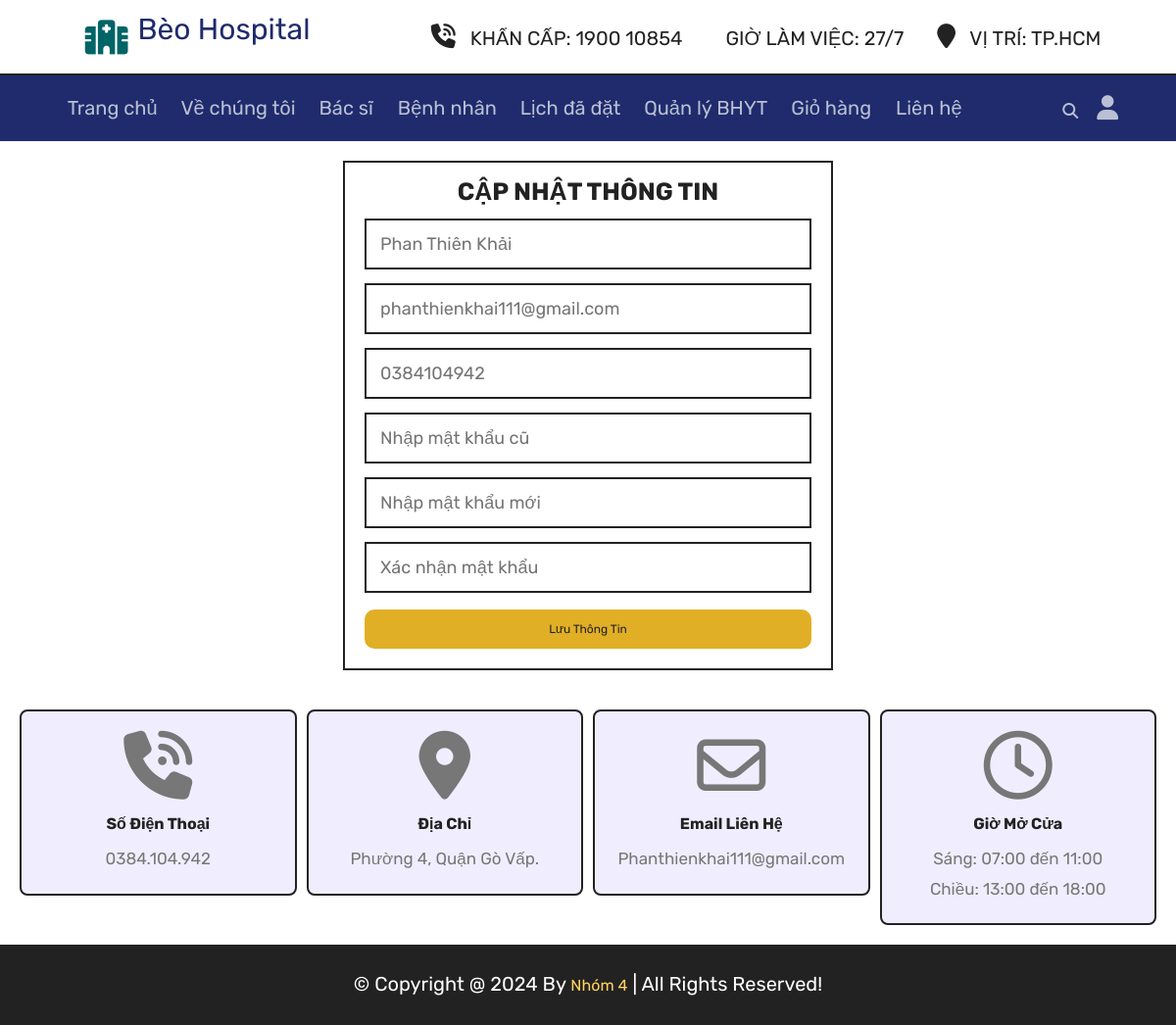
The app's page /update_profile.php (signed in) with its own data.
### tables this page shows
CREATE TABLE `users` (
  `id` int(100) NOT NULL,
  `name` varchar(20) NOT NULL,
  `email` varchar(50) NOT NULL,
  `number` varchar(10) NOT NULL,
  `password` varchar(50) NOT NULL,
  `address` varchar(500) NOT NULL
);

### update_profile.php (the view, shortened to what this page needs)
<?php
include 'components/connect.php';
?>
<!DOCTYPE html>
<html lang="en">
<head>
   <link rel="stylesheet" href="https://cdnjs.cloudflare.com/ajax/libs/font-awesome/6.1.1/css/all.min.css">
   <link rel="stylesheet" href="css/style.css">
</head>
<body>
   <?php include 'components/user_header.php'; ?>
   <section class="form-container update-form">
      <form action="" method="post">
         <h3>Cập nhật thông tin</h3>
         <input type="text" name="name" placeholder="<?= $fetch_profile['name']; ?>" class="box" maxlength="50">
         <input type="email" name="email" placeholder="<?= $fetch_profile['email']; ?>" class="box" maxlength="50" oninput="this.value = this.value.replace(/\s/g, '')">
         <input type="number" name="number" placeholder="<?= $fetch_profile['number']; ?>"" class=" box" min="0" max="9999999999" maxlength="10">
         <input type="password" name="old_pass" placeholder="Nhập mật khẩu cũ" class="box" maxlength="50" oninput="this.value = this.value.replace(/\s/g, '')">
         <input type="password" name="new_pass" placeholder="Nhập mật khẩu mới" class="box" maxlength="50" oninput="this.value = this.value.replace(/\s/g, '')">
         <input type="password" name="confirm_pass" placeholder="Xác nhận mật khẩu" class="box" maxlength="50" oninput="this.value = this.value.replace(/\s/g, '')">
         <input type="submit" value="Lưu thông tin" name="submit" class="btn">
      </form>
   </section>
   <?php include 'components/footer.php'; ?>
</body>
</html>

### css/style.css (style rules this page uses)
:root { --pink: #FFD460; --red: #e74c3c; --white: #fff; --black: #222; --light-color: #777; --light-orange: #e1af25; --green: #159EEC; --grey: #016466; --border-service: .25rem solid var(--green); --border: .2rem solid var(--black); --blue: #1F2B6C; --ble-gr: #BABFD3; --original: #F0EEFE; }
.btn { width: 100%; padding: 12px; background-color: #0066cc; color: white; border: none; border-radius: 5px; cursor: pointer; }
* { font-family: 'Rubik', sans-serif; margin: 0; padding: 0; box-sizing: border-box; outline: none; border: none; text-decoration: none; font-size: 1.6rem; line-height: 2rem; }
html { font-size: 62.5%; overflow-x: hidden; scroll-behavior: smooth; stop-opacity: 7rem; }
section { margin: 0 auto; max-width: 1200px; padding: 2rem; }
.btn, .delete-btn { margin-top: 1rem; display: inline-block; font-size: 12px; padding: 1rem 3rem; cursor: pointer; text-transform: capitalize; transition: .2s linear; }
.btn { background-color: var(--light-orange); color: var(--black); border-radius: 1rem; }
.form-container form { border: var(--border); margin: 0 auto; max-width: 50rem; padding: 2rem; text-align: center; }
.form-container form h3 { font-size: 2.5rem; color: var(--black); text-transform: uppercase; margin-bottom: 1rem; }
.form-container form .box { margin: .7rem 0; width: 100%; border: var(--border); padding: 1.4rem; font-size: 1.8rem; color: var(--black); }

### records on screen
users: name "Phan Thiên Khải", email "phanthienkhai111@gmail.com", number "0384104942"
